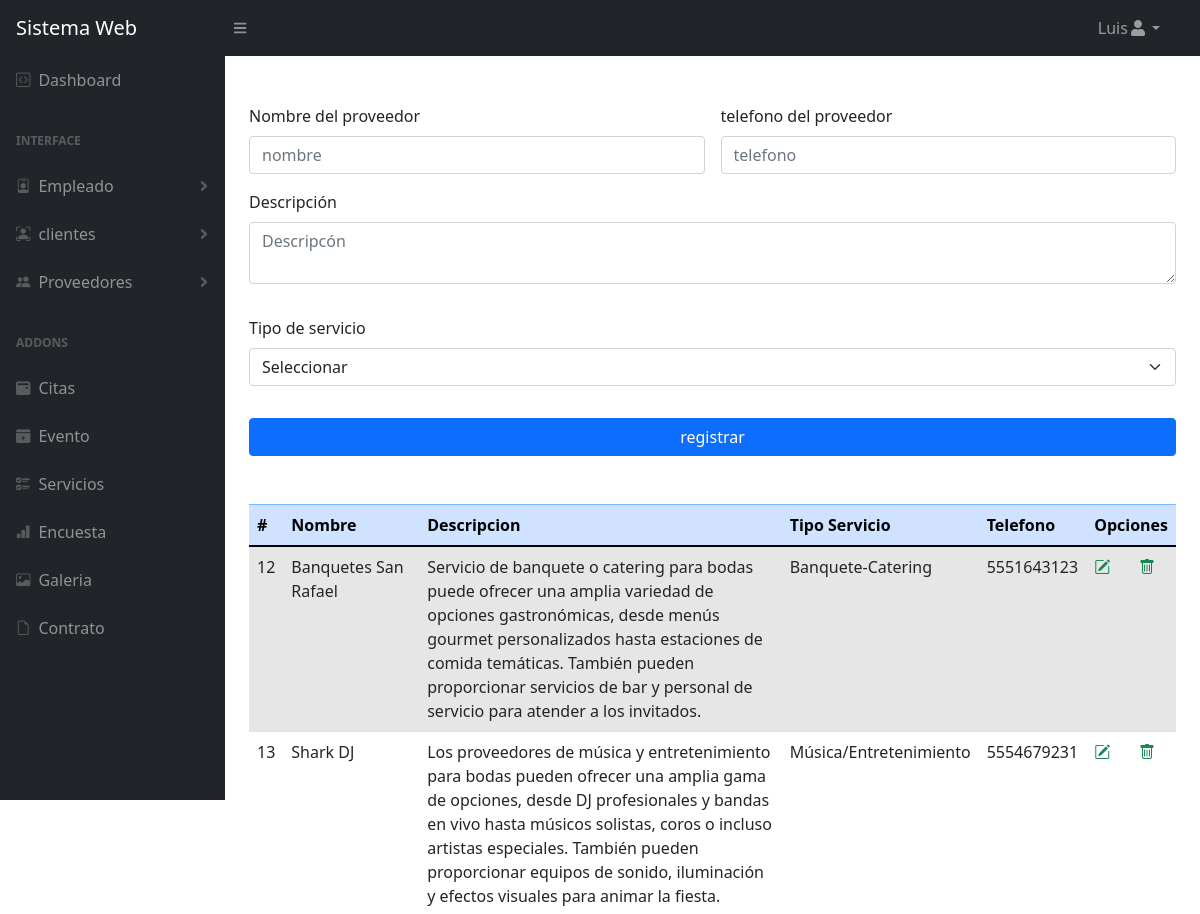
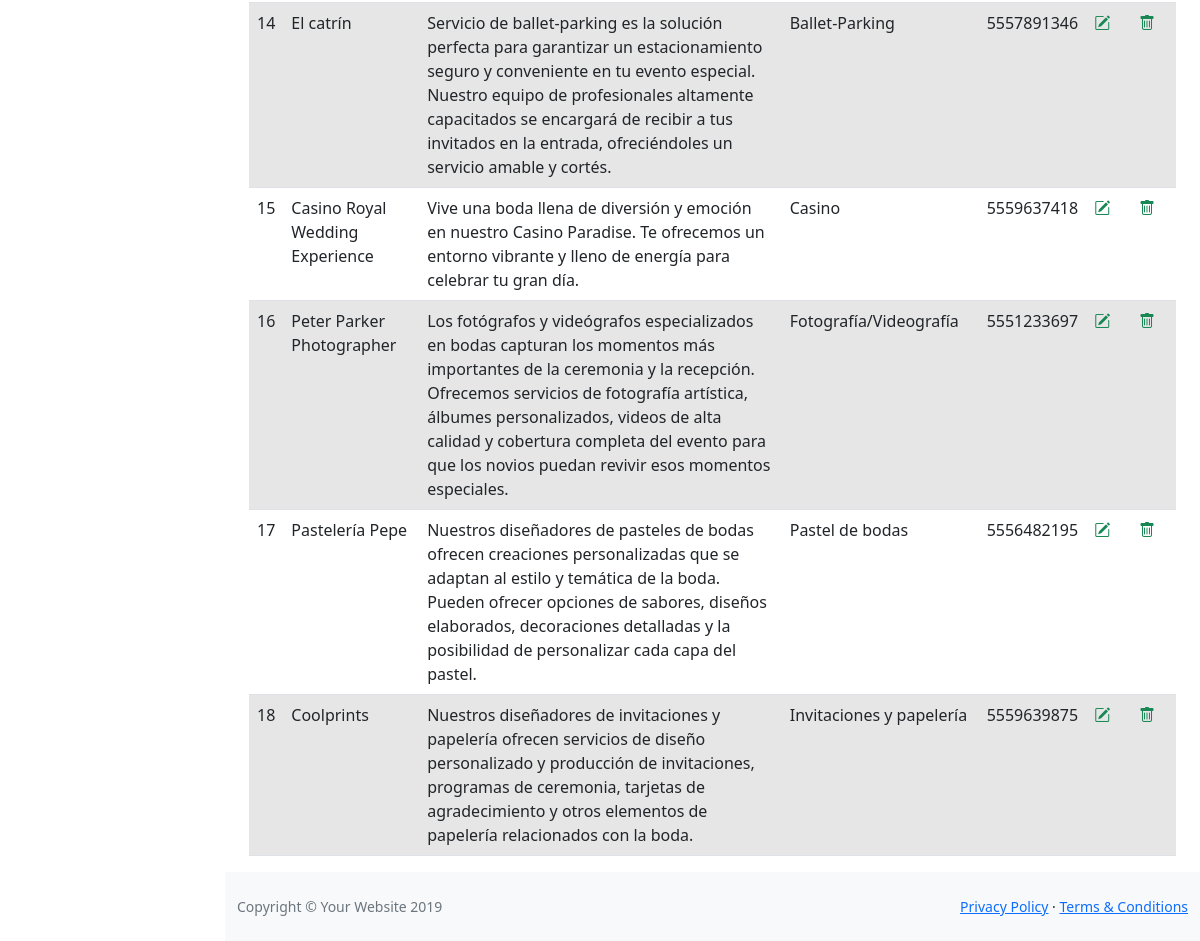
Screenshot of /Proyecto/sistema/proveedor.php (signed in) with the database file from the repository (2 pictures, top to bottom).
### tables this page shows
CREATE TABLE `proveedor` (
  `idProveedor` int(11) NOT NULL,
  `nombre_proveedor` varchar(100) NOT NULL,
  `descripcion` varchar(5000) NOT NULL,
  `tipoServicio` varchar(100) NOT NULL,
  `telefono` varchar(10) NOT NULL
);

### Proyecto/sistema/proveedor.php (the view, shortened to what this page needs)
<?php require_once "./vistas/parte_superior.php"  ?>
<div class="container">
    <?php
    include_once "./proveedor/model/conecProve.php";
    $sentencia = $bd->query("select * from proveedor");
    $proveedor = $sentencia->fetchAll(PDO::FETCH_OBJ);
    ?>
    <div class="container mt-5">
        <form class="row  g-3" method="POST" action="../sistema/proveedor/registrarProve.php">
            <div class="col-6 ">
                <label for="NombreProve"> Nombre del proveedor</label>
                <input type="text" class="form-control" id="NombreProve" placeholder="nombre" name="nomProveedor" required >
            </div>
            <div class="col-6">
                <label for="telefono"> telefono del proveedor</label>
                <input type="tel" class="form-control" id="telProveedor" placeholder="telefono" name="telProveedor" required >
            </div>
            <div class="mb-3">
                <label for="comenId" class="form-label">Descripción</label>
                <textarea id="descProveedor" class="form-control" placeholder="Descripcón" name="descProveedor"></textarea required  >
            </div>
            <div class="mb-3">
                <label for="select1">Tipo de servicio</label>
                <select class="form-select" name="selectTS" id="selectTS" required>
                    <option  selected disabled>Seleccionar</option>
                </select>
            </div>
            <div class="d-grid">
                <input type="submit" class="btn btn-primary" value="registrar">
            </div>
        </form>
    </div>
    <div class="container mt-5">
        <table class="table table-striped">
            <thead>
                <tr class="table-primary">
                    <th>#</th>
                    <th scope="col">Nombre</th>
                    <th scope="col">Descripcion</th>
                    <th scope="col">Tipo Servicio</th>
                    <th scope="col">Telefono</th>
                    <th scope="col" colspan="2">Opciones</th>
                </tr>
            </thead>
            <tbody>
                <?php
                foreach ($proveedor as $fila) {
                ?>
                    <tr>
                        <td scope="row"><?php echo $fila->idProveedor; ?></td>
                        <td><?php echo $fila->nombre_proveedor; ?></td>
                        <td><?php echo $fila->descripcion; ?></td>
                        <td><?php echo $fila->tipoServicio; ?></td>
                        <td><?php echo $fila->telefono; ?></td>
                        <td><a class="text-success" href="./proveedor/editarProve.php?idProveedor=<?php echo $fila->idProveedor; ?>"><i class="bi bi-pencil-square"></i></a></td>
                        <td><a class="text-success"  onclick="return confirm('Estas seguro que quieres eliminar este proveedor?')"  href="./proveedor/eliminarProve.php?idProveedor=<?php echo $fila->idProveedor; ?>"><i class="bi bi-trash"></i></a></td>
                    </tr>
                <?php
                }
                ?>
            </tbody>
        </table>
    </div>
    </body>
    <?php require_once "./vistas/parte_inferior.php"  ?>

### rows the page displays
proveedor: idProveedor "12", nombre_proveedor "Banquetes San Rafael", descripcion "Servicio de banquete o catering para bodas puede ofrecer una amplia variedad de opciones gastronómicas, desde menús gourmet personalizados hasta estaciones de comida temáticas. También pueden proporcionar servicios de bar y personal de servicio para atender a los invitados.", tipoServicio "Banquete-Catering", telefono "5551643123"
proveedor: idProveedor "13", nombre_proveedor "Shark DJ", descripcion "Los proveedores de música y entretenimiento para bodas pueden ofrecer una amplia gama de opciones, desde DJ profesionales y bandas en vivo hasta músicos solistas, coros o incluso artistas especiales. También pueden proporcionar equipos de sonido, iluminación y efectos visuales para animar la fiesta.", tipoServicio "Música/Entretenimiento", telefono "5554679231"
proveedor: idProveedor "14", nombre_proveedor "El catrín", descripcion "Servicio de ballet-parking es la solución perfecta para garantizar un estacionamiento seguro y conveniente en tu evento especial. Nuestro equipo de profesionales altamente capacitados se encargará de recibir a tus invitados en la entrada, ofreciéndoles un servicio amable y cortés.", tipoServicio "Ballet-Parking", telefono "5557891346"
proveedor: idProveedor "15", nombre_proveedor "Casino Royal Wedding Experience", descripcion "Vive una boda llena de diversión y emoción en nuestro Casino Paradise. Te ofrecemos un entorno vibrante y lleno de energía para celebrar tu gran día.", tipoServicio "Casino", telefono "5559637418"
proveedor: idProveedor "16", nombre_proveedor "Peter Parker Photographer", descripcion "Los fotógrafos y videógrafos especializados en bodas capturan los momentos más importantes de la ceremonia y la recepción. Ofrecemos servicios de fotografía artística, álbumes personalizados, videos de alta calidad y cobertura completa del evento para que los novios puedan revivir esos momentos especiales.", tipoServicio "Fotografía/Videografía", telefono "5551233697"
proveedor: idProveedor "17", nombre_proveedor "Pastelería Pepe", descripcion "Nuestros diseñadores de pasteles de bodas ofrecen creaciones personalizadas que se adaptan al estilo y temática de la boda. Pueden ofrecer opciones de sabores, diseños elaborados, decoraciones detalladas y la posibilidad de personalizar cada capa del pastel.", tipoServicio "Pastel de bodas", telefono "5556482195"
proveedor: idProveedor "18", nombre_proveedor "Coolprints", descripcion "Nuestros diseñadores de invitaciones y papelería ofrecen servicios de diseño personalizado y producción de invitaciones, programas de ceremonia, tarjetas de agradecimiento y otros elementos de papelería relacionados con la boda.", tipoServicio "Invitaciones y papelería", telefono "5559639875"

### other values shown
$nombre "Luis"
